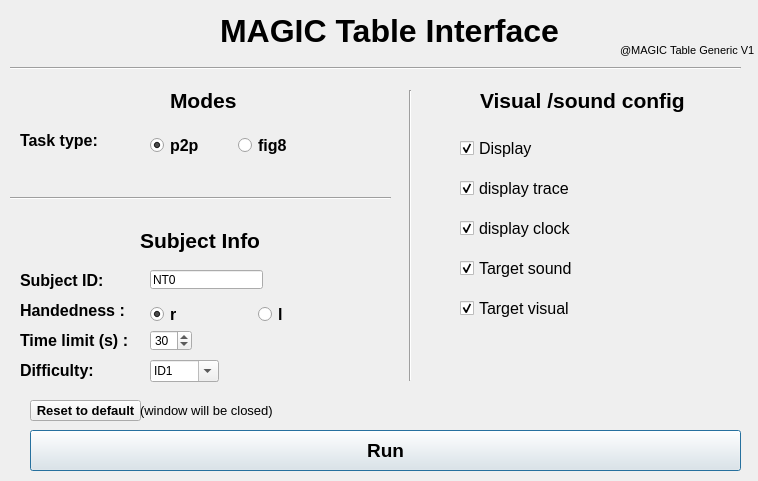
<?xml version="1.0" encoding="UTF-8"?>
<ui version="4.0">
 <class>Dialog</class>
 <widget class="QDialog" name="Dialog">
  <property name="geometry">
   <rect>
    <x>0</x>
    <y>0</y>
    <width>758</width>
    <height>481</height>
   </rect>
  </property>
  <property name="windowTitle">
   <string>Dialog</string>
  </property>
  <widget class="QSplitter" name="splitter">
   <property name="geometry">
    <rect>
     <x>220</x>
     <y>10</y>
     <width>361</width>
     <height>41</height>
    </rect>
   </property>
   <property name="orientation">
    <enum>Qt::Horizontal</enum>
   </property>
   <widget class="QLabel" name="label">
    <property name="font">
     <font>
      <family>Arial</family>
      <pointsize>24</pointsize>
      <weight>75</weight>
      <bold>true</bold>
     </font>
    </property>
    <property name="text">
     <string>MAGIC Table Interface</string>
    </property>
   </widget>
  </widget>
  <widget class="QWidget" name="layoutWidget">
   <property name="geometry">
    <rect>
     <x>150</x>
     <y>130</y>
     <width>170</width>
     <height>31</height>
    </rect>
   </property>
   <layout class="QHBoxLayout" name="horizontalLayout_3">
    <item>
     <widget class="QRadioButton" name="p2p_radioButton">
      <property name="font">
       <font>
        <family>Arial</family>
        <pointsize>12</pointsize>
        <weight>75</weight>
        <bold>true</bold>
       </font>
      </property>
      <property name="text">
       <string>p2p</string>
      </property>
      <property name="checked">
       <bool>true</bool>
      </property>
     </widget>
    </item>
    <item>
     <widget class="QRadioButton" name="fig8_radioButton">
      <property name="font">
       <font>
        <family>Arial</family>
        <pointsize>12</pointsize>
        <weight>75</weight>
        <bold>true</bold>
       </font>
      </property>
      <property name="text">
       <string>fig8</string>
      </property>
     </widget>
    </item>
   </layout>
  </widget>
  <widget class="QCheckBox" name="display_trace_checkbox">
   <property name="geometry">
    <rect>
     <x>460</x>
     <y>180</y>
     <width>161</width>
     <height>17</height>
    </rect>
   </property>
   <property name="font">
    <font>
     <family>Arial</family>
     <pointsize>12</pointsize>
    </font>
   </property>
   <property name="text">
    <string>display trace</string>
   </property>
   <property name="checked">
    <bool>true</bool>
   </property>
  </widget>
  <widget class="QLabel" name="label_3">
   <property name="geometry">
    <rect>
     <x>140</x>
     <y>220</y>
     <width>161</width>
     <height>41</height>
    </rect>
   </property>
   <property name="font">
    <font>
     <family>Arial</family>
     <pointsize>16</pointsize>
     <weight>75</weight>
     <bold>true</bold>
    </font>
   </property>
   <property name="cursor">
    <cursorShape>UpArrowCursor</cursorShape>
   </property>
   <property name="text">
    <string>Subject Info</string>
   </property>
  </widget>
  <widget class="QWidget" name="layoutWidget_2">
   <property name="geometry">
    <rect>
     <x>150</x>
     <y>300</y>
     <width>210</width>
     <height>30</height>
    </rect>
   </property>
   <layout class="QHBoxLayout" name="horizontalLayout_5">
    <item>
     <widget class="QRadioButton" name="rh_radioButton">
      <property name="font">
       <font>
        <family>Arial</family>
        <pointsize>12</pointsize>
        <weight>75</weight>
        <bold>true</bold>
       </font>
      </property>
      <property name="text">
       <string>r</string>
      </property>
      <property name="checked">
       <bool>true</bool>
      </property>
     </widget>
    </item>
    <item>
     <widget class="QRadioButton" name="lh_radioButton">
      <property name="font">
       <font>
        <family>Arial</family>
        <pointsize>12</pointsize>
        <weight>75</weight>
        <bold>true</bold>
       </font>
      </property>
      <property name="text">
       <string>l</string>
      </property>
     </widget>
    </item>
   </layout>
  </widget>
  <widget class="QLabel" name="label_4">
   <property name="geometry">
    <rect>
     <x>20</x>
     <y>290</y>
     <width>111</width>
     <height>40</height>
    </rect>
   </property>
   <property name="font">
    <font>
     <family>Arial</family>
     <pointsize>12</pointsize>
     <weight>75</weight>
     <bold>true</bold>
    </font>
   </property>
   <property name="text">
    <string>Handedness :</string>
   </property>
  </widget>
  <widget class="QSpinBox" name="timelimit_spinBox">
   <property name="geometry">
    <rect>
     <x>150</x>
     <y>330</y>
     <width>42</width>
     <height>21</height>
    </rect>
   </property>
   <property name="minimum">
    <number>1</number>
   </property>
   <property name="maximum">
    <number>240</number>
   </property>
   <property name="value">
    <number>30</number>
   </property>
  </widget>
  <widget class="QLabel" name="label_5">
   <property name="geometry">
    <rect>
     <x>20</x>
     <y>320</y>
     <width>111</width>
     <height>40</height>
    </rect>
   </property>
   <property name="font">
    <font>
     <family>Arial</family>
     <pointsize>12</pointsize>
     <weight>75</weight>
     <bold>true</bold>
    </font>
   </property>
   <property name="text">
    <string>Time limit (s) :</string>
   </property>
  </widget>
  <widget class="Line" name="line">
   <property name="geometry">
    <rect>
     <x>10</x>
     <y>190</y>
     <width>381</width>
     <height>16</height>
    </rect>
   </property>
   <property name="orientation">
    <enum>Qt::Horizontal</enum>
   </property>
  </widget>
  <widget class="Line" name="line_2">
   <property name="geometry">
    <rect>
     <x>400</x>
     <y>90</y>
     <width>20</width>
     <height>291</height>
    </rect>
   </property>
   <property name="orientation">
    <enum>Qt::Vertical</enum>
   </property>
  </widget>
  <widget class="Line" name="line_3">
   <property name="geometry">
    <rect>
     <x>10</x>
     <y>60</y>
     <width>731</width>
     <height>16</height>
    </rect>
   </property>
   <property name="orientation">
    <enum>Qt::Horizontal</enum>
   </property>
  </widget>
  <widget class="QLineEdit" name="sid_lineEdit">
   <property name="geometry">
    <rect>
     <x>150</x>
     <y>270</y>
     <width>113</width>
     <height>19</height>
    </rect>
   </property>
   <property name="text">
    <string>NT0</string>
   </property>
  </widget>
  <widget class="QLabel" name="label_6">
   <property name="geometry">
    <rect>
     <x>20</x>
     <y>260</y>
     <width>111</width>
     <height>40</height>
    </rect>
   </property>
   <property name="font">
    <font>
     <family>Arial</family>
     <pointsize>12</pointsize>
     <weight>75</weight>
     <bold>true</bold>
    </font>
   </property>
   <property name="text">
    <string>Subject ID:</string>
   </property>
  </widget>
  <widget class="QCheckBox" name="display_clock_checkbox">
   <property name="geometry">
    <rect>
     <x>460</x>
     <y>220</y>
     <width>161</width>
     <height>17</height>
    </rect>
   </property>
   <property name="font">
    <font>
     <family>Arial</family>
     <pointsize>12</pointsize>
    </font>
   </property>
   <property name="text">
    <string>display clock</string>
   </property>
   <property name="checked">
    <bool>true</bool>
   </property>
  </widget>
  <widget class="QCheckBox" name="target_sound_checkbox">
   <property name="geometry">
    <rect>
     <x>460</x>
     <y>260</y>
     <width>161</width>
     <height>17</height>
    </rect>
   </property>
   <property name="font">
    <font>
     <family>Arial</family>
     <pointsize>12</pointsize>
    </font>
   </property>
   <property name="text">
    <string>Target sound</string>
   </property>
   <property name="checked">
    <bool>true</bool>
   </property>
  </widget>
  <widget class="QCheckBox" name="target_visual_checbox">
   <property name="geometry">
    <rect>
     <x>460</x>
     <y>300</y>
     <width>161</width>
     <height>17</height>
    </rect>
   </property>
   <property name="font">
    <font>
     <family>Arial</family>
     <pointsize>12</pointsize>
    </font>
   </property>
   <property name="text">
    <string>Target visual</string>
   </property>
   <property name="checked">
    <bool>true</bool>
   </property>
  </widget>
  <widget class="QLabel" name="label_7">
   <property name="geometry">
    <rect>
     <x>480</x>
     <y>80</y>
     <width>221</width>
     <height>41</height>
    </rect>
   </property>
   <property name="font">
    <font>
     <family>Arial</family>
     <pointsize>16</pointsize>
     <weight>75</weight>
     <bold>true</bold>
    </font>
   </property>
   <property name="cursor">
    <cursorShape>UpArrowCursor</cursorShape>
   </property>
   <property name="text">
    <string>Visual /sound config</string>
   </property>
  </widget>
  <widget class="QLabel" name="label_8">
   <property name="geometry">
    <rect>
     <x>170</x>
     <y>80</y>
     <width>221</width>
     <height>41</height>
    </rect>
   </property>
   <property name="font">
    <font>
     <family>Arial</family>
     <pointsize>16</pointsize>
     <weight>75</weight>
     <bold>true</bold>
    </font>
   </property>
   <property name="cursor">
    <cursorShape>UpArrowCursor</cursorShape>
   </property>
   <property name="text">
    <string>Modes</string>
   </property>
  </widget>
  <widget class="QLabel" name="label_9">
   <property name="geometry">
    <rect>
     <x>20</x>
     <y>120</y>
     <width>111</width>
     <height>40</height>
    </rect>
   </property>
   <property name="font">
    <font>
     <family>Arial</family>
     <pointsize>12</pointsize>
     <weight>75</weight>
     <bold>true</bold>
    </font>
   </property>
   <property name="text">
    <string>Task type:</string>
   </property>
  </widget>
  <widget class="QLabel" name="label_11">
   <property name="geometry">
    <rect>
     <x>20</x>
     <y>350</y>
     <width>111</width>
     <height>40</height>
    </rect>
   </property>
   <property name="font">
    <font>
     <family>Arial</family>
     <pointsize>12</pointsize>
     <weight>75</weight>
     <bold>true</bold>
    </font>
   </property>
   <property name="text">
    <string>Difficulty:</string>
   </property>
  </widget>
  <widget class="QComboBox" name="id_comboBox">
   <property name="geometry">
    <rect>
     <x>150</x>
     <y>360</y>
     <width>69</width>
     <height>22</height>
    </rect>
   </property>
   <property name="editable">
    <bool>true</bool>
   </property>
   <property name="currentText" stdset="0">
    <string extracomment="ID1: No Ball condition">ID1</string>
   </property>
   <item>
    <property name="text">
     <string>ID1</string>
    </property>
   </item>
   <item>
    <property name="text">
     <string>ID2</string>
    </property>
   </item>
   <item>
    <property name="text">
     <string>ID3</string>
    </property>
   </item>
   <item>
    <property name="text">
     <string>ID4</string>
    </property>
   </item>
  </widget>
  <widget class="QPushButton" name="run_pushButton">
   <property name="geometry">
    <rect>
     <x>30</x>
     <y>430</y>
     <width>711</width>
     <height>41</height>
    </rect>
   </property>
   <property name="font">
    <font>
     <family>Arial</family>
     <pointsize>14</pointsize>
     <weight>75</weight>
     <bold>true</bold>
    </font>
   </property>
   <property name="text">
    <string>Run</string>
   </property>
  </widget>
  <widget class="QCheckBox" name="display_checkbox">
   <property name="geometry">
    <rect>
     <x>460</x>
     <y>140</y>
     <width>161</width>
     <height>17</height>
    </rect>
   </property>
   <property name="font">
    <font>
     <family>Arial</family>
     <pointsize>12</pointsize>
    </font>
   </property>
   <property name="text">
    <string>Display </string>
   </property>
   <property name="checked">
    <bool>true</bool>
   </property>
  </widget>
  <widget class="QPushButton" name="reset_to_default_pushButton">
   <property name="geometry">
    <rect>
     <x>30</x>
     <y>400</y>
     <width>111</width>
     <height>21</height>
    </rect>
   </property>
   <property name="font">
    <font>
     <family>Arial</family>
     <pointsize>10</pointsize>
     <weight>75</weight>
     <bold>true</bold>
    </font>
   </property>
   <property name="text">
    <string>Reset to default</string>
   </property>
  </widget>
  <widget class="QLabel" name="label_12">
   <property name="geometry">
    <rect>
     <x>140</x>
     <y>390</y>
     <width>141</width>
     <height>40</height>
    </rect>
   </property>
   <property name="font">
    <font>
     <family>Arial</family>
     <pointsize>10</pointsize>
     <weight>50</weight>
     <bold>false</bold>
    </font>
   </property>
   <property name="text">
    <string>(window will be closed)</string>
   </property>
  </widget>
  <widget class="QLabel" name="label_10">
   <property name="geometry">
    <rect>
     <x>620</x>
     <y>30</y>
     <width>141</width>
     <height>40</height>
    </rect>
   </property>
   <property name="font">
    <font>
     <family>Arial</family>
     <pointsize>8</pointsize>
     <weight>50</weight>
     <bold>false</bold>
    </font>
   </property>
   <property name="text">
    <string>@MAGIC Table Generic V1</string>
   </property>
  </widget>
  <zorder>layoutWidget</zorder>
  <zorder>splitter</zorder>
  <zorder>display_trace_checkbox</zorder>
  <zorder>label_3</zorder>
  <zorder>layoutWidget_2</zorder>
  <zorder>label_4</zorder>
  <zorder>timelimit_spinBox</zorder>
  <zorder>label_5</zorder>
  <zorder>line</zorder>
  <zorder>line_2</zorder>
  <zorder>line_3</zorder>
  <zorder>sid_lineEdit</zorder>
  <zorder>label_6</zorder>
  <zorder>display_clock_checkbox</zorder>
  <zorder>target_sound_checkbox</zorder>
  <zorder>target_visual_checbox</zorder>
  <zorder>label_7</zorder>
  <zorder>label_8</zorder>
  <zorder>label_9</zorder>
  <zorder>label_11</zorder>
  <zorder>id_comboBox</zorder>
  <zorder>run_pushButton</zorder>
  <zorder>display_checkbox</zorder>
  <zorder>reset_to_default_pushButton</zorder>
  <zorder>label_12</zorder>
  <zorder>label_10</zorder>
 </widget>
 <resources/>
 <connections/>
</ui>
